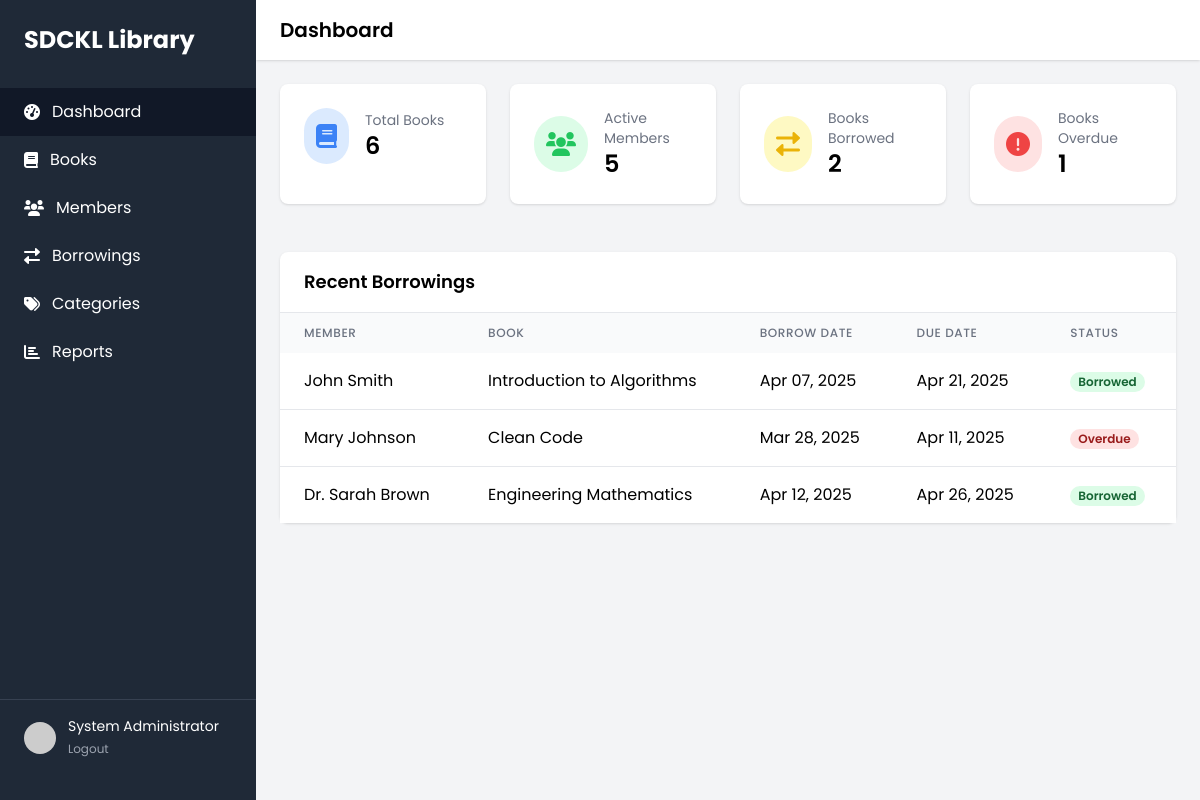
Screenshot of /dashboard.php (signed in) with the database file from the repository.
### tables this page shows
CREATE TABLE IF NOT EXISTS borrowings (
    id INT PRIMARY KEY AUTO_INCREMENT,
    book_id INT NOT NULL,
    member_id INT NOT NULL,
    borrow_date DATE NOT NULL,
    due_date DATE NOT NULL,
    return_date DATE,
    fine_amount DECIMAL(10,2) DEFAULT 0.00,
    status ENUM('borrowed', 'returned', 'overdue') DEFAULT 'borrowed',
    created_at TIMESTAMP DEFAULT CURRENT_TIMESTAMP,
    FOREIGN KEY (book_id) REFERENCES books(id) ON DELETE RESTRICT,
    FOREIGN KEY (member_id) REFERENCES members(id) ON DELETE RESTRICT
);

CREATE TABLE IF NOT EXISTS members (
    id INT PRIMARY KEY AUTO_INCREMENT,
    member_id VARCHAR(20) UNIQUE NOT NULL,
    full_name VARCHAR(100) NOT NULL,
    email VARCHAR(100) UNIQUE NOT NULL,
    phone VARCHAR(15),
    member_type ENUM('student', 'faculty') NOT NULL,
    department VARCHAR(50),
    status ENUM('active', 'inactive') DEFAULT 'active',
    created_at TIMESTAMP DEFAULT CURRENT_TIMESTAMP
);

CREATE TABLE IF NOT EXISTS books (
    id INT PRIMARY KEY AUTO_INCREMENT,
    title VARCHAR(255) NOT NULL,
    author VARCHAR(100) NOT NULL,
    isbn VARCHAR(13) UNIQUE NOT NULL,
    category_id INT,
    publisher VARCHAR(100),
    publication_year YEAR,
    copies INT NOT NULL DEFAULT 1,
    available_copies INT NOT NULL DEFAULT 1,
    shelf_location VARCHAR(50),
    description TEXT,
    created_at TIMESTAMP DEFAULT CURRENT_TIMESTAMP,
    FOREIGN KEY (category_id) REFERENCES categories(id) ON DELETE SET NULL
);

### dashboard.php (the view, shortened to what this page needs)
<?php
require_once 'database/config.php';
$stats = [
    'total_books' => 0,
    'total_members' => 0,
    'books_borrowed' => 0,
    'books_overdue' => 0
];
$result = $conn->query("SELECT COUNT(*) as count FROM books");
$stats['total_books'] = $result->fetch_assoc()['count'];
$result = $conn->query("SELECT COUNT(*) as count FROM members WHERE status = 'active'");
$stats['total_members'] = $result->fetch_assoc()['count'];
$result = $conn->query("SELECT COUNT(*) as count FROM borrowings WHERE status = 'borrowed'");
$stats['books_borrowed'] = $result->fetch_assoc()['count'];
$result = $conn->query("SELECT COUNT(*) as count FROM borrowings WHERE status = 'overdue'");
$stats['books_overdue'] = $result->fetch_assoc()['count'];
$recent_borrowings = $conn->query("
    SELECT b.*, m.full_name as member_name, bk.title as book_title
    FROM borrowings b
    JOIN members m ON b.member_id = m.id
    JOIN books bk ON b.book_id = bk.id
    ORDER BY b.created_at DESC
    LIMIT 5
");
?>
<!DOCTYPE html>
<html lang="en">
<head>
    <script src="https://cdn.tailwindcss.com"></script>
    <link rel="stylesheet" href="https://cdnjs.cloudflare.com/ajax/libs/font-awesome/6.0.0-beta3/css/all.min.css">
</head>
<body class="bg-gray-100">
    <div class="min-h-screen flex">
        <div class="bg-gray-800 text-white w-64 py-6 flex flex-col">
            <div class="px-6 mb-8">
                <h1 class="text-2xl font-bold">SDCKL Library</h1>
            </div>
            <nav class="flex-1">
                <a href="dashboard.php" class="flex items-center px-6 py-3 bg-gray-900">
                    <i class="fas fa-tachometer-alt mr-3"></i>
                    Dashboard
                </a>
                <a href="books.php" class="flex items-center px-6 py-3 hover:bg-gray-700">
                    <i class="fas fa-book mr-3"></i>
                    Books
                </a>
                <a href="members.php" class="flex items-center px-6 py-3 hover:bg-gray-700">
                    <i class="fas fa-users mr-3"></i>
                    Members
                </a>
                <a href="borrowings.php" class="flex items-center px-6 py-3 hover:bg-gray-700">
                    <i class="fas fa-exchange-alt mr-3"></i>
                    Borrowings
                </a>
                <a href="categories.php" class="flex items-center px-6 py-3 hover:bg-gray-700">
                    <i class="fas fa-tags mr-3"></i>
                    Categories
                </a>
                <a href="reports.php" class="flex items-center px-6 py-3 hover:bg-gray-700">
                    <i class="fas fa-chart-bar mr-3"></i>
                    Reports
                </a>
            </nav>
            <div class="px-6 py-4 border-t border-gray-700">
                <div class="flex items-center">
                    <img src="https://ui-avatars.com/api/?name=<?php echo urlencode($_SESSION['full_name']); ?>"
                         class="w-8 h-8 rounded-full mr-3">
                    <div>
                        <p class="text-sm"><?php echo htmlspecialchars($_SESSION['full_name']); ?></p>
                        <a href="logout.php" class="text-xs text-gray-400 hover:text-white">Logout</a>
                    </div>
                </div>
            </div>
        </div>
        <div class="flex-1 overflow-x-hidden overflow-y-auto">
            <div class="bg-white shadow px-6 py-4">
                <h2 class="text-xl font-semibold">Dashboard</h2>
            </div>
            <div class="p-6 grid grid-cols-1 md:grid-cols-2 lg:grid-cols-4 gap-6">
                <div class="bg-white rounded-lg shadow p-6">
                    <div class="flex items-center">
                        <div class="p-3 rounded-full bg-blue-100 text-blue-500">
                            <i class="fas fa-book text-2xl"></i>
                        </div>
                        <div class="ml-4">
                            <p class="text-sm text-gray-500">Total Books</p>
                            <p class="text-2xl font-semibold"><?php echo $stats['total_books']; ?></p>
                        </div>
                    </div>
                </div>
                <div class="bg-white rounded-lg shadow p-6">
                    <div class="flex items-center">
                        <div class="p-3 rounded-full bg-green-100 text-green-500">
                            <i class="fas fa-users text-2xl"></i>
                        </div>
                        <div class="ml-4">
                            <p class="text-sm text-gray-500">Active Members</p>
                            <p class="text-2xl font-semibold"><?php echo $stats['total_members']; ?></p>
                        </div>
                    </div>
                </div>
                <div class="bg-white rounded-lg shadow p-6">
                    <div class="flex items-center">
                        <div class="p-3 rounded-full bg-yellow-100 text-yellow-500">
                            <i class="fas fa-exchange-alt text-2xl"></i>
                        </div>
                        <div class="ml-4">
                            <p class="text-sm text-gray-500">Books Borrowed</p>
                            <p class="text-2xl font-semibold"><?php echo $stats['books_borrowed']; ?></p>
                        </div>
                    </div>
                </div>
                <div class="bg-white rounded-lg shadow p-6">
                    <div class="flex items-center">
                        <div class="p-3 rounded-full bg-red-100 text-red-500">
                            <i class="fas fa-exclamation-circle text-2xl"></i>
                        </div>
                        <div class="ml-4">
                            <p class="text-sm text-gray-500">Books Overdue</p>
                            <p class="text-2xl font-semibold"><?php echo $stats['books_overdue']; ?></p>
                        </div>
                    </div>
                </div>
            </div>
            <div class="p-6">
                <div class="bg-white rounded-lg shadow">
                    <div class="px-6 py-4 border-b border-gray-200">
                        <h3 class="text-lg font-semibold">Recent Borrowings</h3>
                    </div>
                    <div class="overflow-x-auto">
                        <table class="w-full">
                            <thead class="bg-gray-50">
                                <tr>
                                    <th class="px-6 py-3 text-left text-xs font-medium text-gray-500 uppercase tracking-wider">Member</th>
                                    <th class="px-6 py-3 text-left text-xs font-medium text-gray-500 uppercase tracking-wider">Book</th>
                                    <th class="px-6 py-3 text-left text-xs font-medium text-gray-500 uppercase tracking-wider">Borrow Date</th>
                                    <th class="px-6 py-3 text-left text-xs font-medium text-gray-500 uppercase tracking-wider">Due Date</th>
                                    <th class="px-6 py-3 text-left text-xs font-medium text-gray-500 uppercase tracking-wider">Status</th>
                                </tr>
                            </thead>
                            <tbody class="bg-white divide-y divide-gray-200">
                                <?php while($row = $recent_borrowings->fetch_assoc()): ?>
                                <tr>
                                    <td class="px-6 py-4 whitespace-nowrap"><?php echo htmlspecialchars($row['member_name']); ?></td>
                                    <td class="px-6 py-4 whitespace-nowrap"><?php echo htmlspecialchars($row['book_title']); ?></td>
                                    <td class="px-6 py-4 whitespace-nowrap"><?php echo date('M d, Y', strtotime($row['borrow_date'])); ?></td>
                                    <td class="px-6 py-4 whitespace-nowrap"><?php echo date('M d, Y', strtotime($row['due_date'])); ?></td>
                                    <td class="px-6 py-4 whitespace-nowrap">
                                        <span class="px-2 inline-flex text-xs leading-5 font-semibold rounded-full
                                            <?php
                                            echo match($row['status']) {
                                                'borrowed' => 'bg-green-100 text-green-800',
                                                'returned' => 'bg-blue-100 text-blue-800',
                                                'overdue' => 'bg-red-100 text-red-800',
                                                default => 'bg-gray-100 text-gray-800'
                                            };
                                            ?>">
                                            <?php echo ucfirst($row['status']); ?>
                                        </span>
                                    </td>
                                </tr>
                                <?php endwhile; ?>
                            </tbody>
                        </table>
                    </div>
                </div>
            </div>
        </div>
    </div>
</body>
</html>

### dashboard.php (style rules this page uses)
body { font-family: 'Poppins', sans-serif; }

### rows the page displays
borrowings: member.full_name "John Smith", book.title "Introduction to Algorithms", borrow_date "Apr 07, 2025", due_date "Apr 21, 2025", status "Borrowed"
borrowings: member.full_name "Mary Johnson", book.title "Clean Code", borrow_date "Mar 28, 2025", due_date "Apr 11, 2025", status "Overdue"
borrowings: member.full_name "Dr. Sarah Brown", book.title "Engineering Mathematics", borrow_date "Apr 12, 2025", due_date "Apr 26, 2025", status "Borrowed"

### other values shown
$_SESSION['full_name'] "System Administrator"
$stats['total_books'] "6"
$stats['total_members'] "5"
$stats['books_borrowed'] "2"
$stats['books_overdue'] "1"
